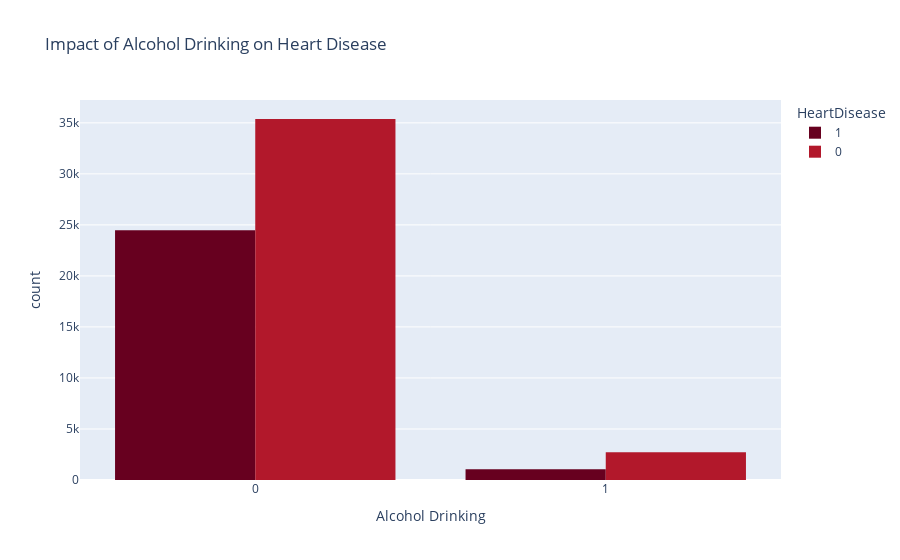

The cell this chart's notebook holds for it:
### Code cell
fig = px.histogram(full_data, x='AlcoholDrinking', color='HeartDisease',
                   title="Impact of Alcohol Drinking on Heart Disease",
                   labels={'AlcoholDrinking': 'Alcohol Drinking', 'count': 'Count'},
                   barmode='group',
                   color_discrete_sequence=px.colors.sequential.RdBu)

fig.show()

### Figure 1 — Plotly figure (JSON) as saved in the notebook; plotly's stock layout.template omitted (floating-point values rounded to 4 significant figures; data arrays with more than 128 entries replaced by an {"elided": "..."} marker saying what was removed)
{"data": [{"alignmentgroup": "True", "bingroup": "x", "hovertemplate": "HeartDisease=1<br>Alcohol Drinking=%{x}<br>count=%{y}<extra></extra>", "legendgroup": "1", "marker": {"color": "rgb(103,0,31)", "pattern": {"shape": ""}}, "name": "1", "offsetgroup": "1", "orientation": "v", "showlegend": true, "type": "histogram", "x": {"elided": "25527 int values"}, "xaxis": "x", "yaxis": "y"}, {"alignmentgroup": "True", "bingroup": "x", "hovertemplate": "HeartDisease=0<br>Alcohol Drinking=%{x}<br>count=%{y}<extra></extra>", "legendgroup": "0", "marker": {"color": "rgb(178,24,43)", "pattern": {"shape": ""}}, "name": "0", "offsetgroup": "0", "orientation": "v", "showlegend": true, "type": "histogram", "x": {"elided": "38089 int values"}, "xaxis": "x", "yaxis": "y"}], "layout": {"barmode": "group", "legend": {"title": {"text": "HeartDisease"}, "tracegroupgap": 0}, "title": {"text": "Impact of Alcohol Drinking on Heart Disease"}, "xaxis": {"anchor": "y", "domain": [0, 1], "title": {"text": "Alcohol Drinking"}}, "yaxis": {"anchor": "x", "domain": [0, 1], "title": {"text": "count"}}}}
